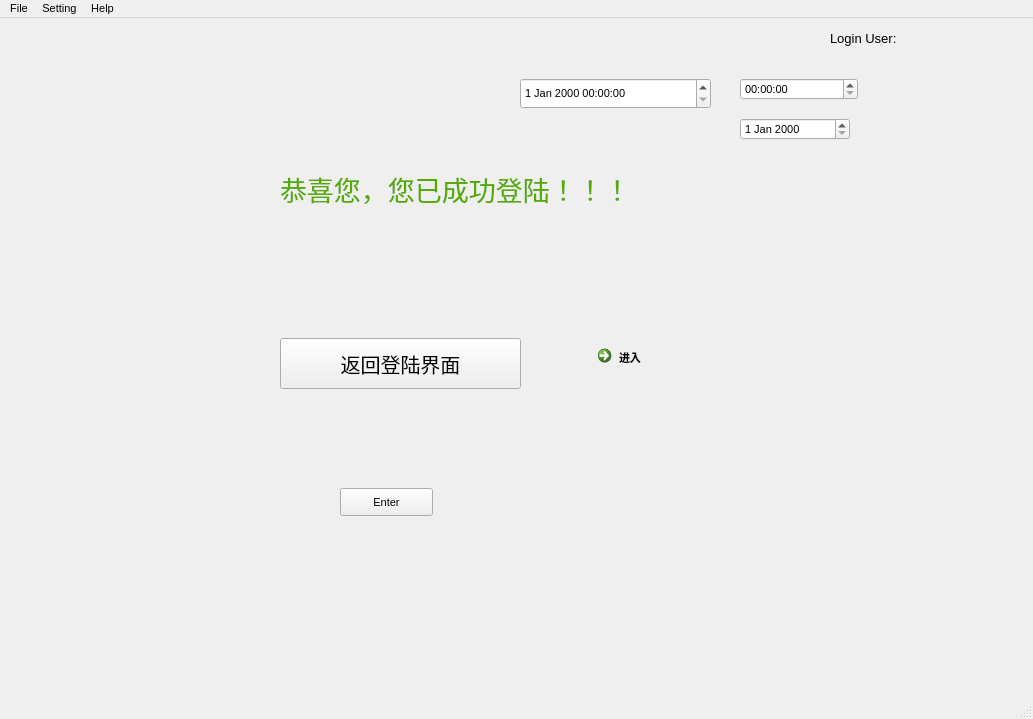
<?xml version="1.0" encoding="UTF-8"?>
<ui version="4.0">
 <class>MainWindow</class>
 <widget class="QMainWindow" name="MainWindow">
  <property name="geometry">
   <rect>
    <x>0</x>
    <y>0</y>
    <width>1033</width>
    <height>719</height>
   </rect>
  </property>
  <property name="font">
   <font>
    <pointsize>8</pointsize>
   </font>
  </property>
  <property name="windowTitle">
   <string>MainWindow</string>
  </property>
  <widget class="QWidget" name="centralwidget">
   <widget class="QLabel" name="label">
    <property name="geometry">
     <rect>
      <x>280</x>
      <y>120</y>
      <width>641</width>
      <height>101</height>
     </rect>
    </property>
    <property name="palette">
     <palette>
      <active>
       <colorrole role="WindowText">
        <brush brushstyle="SolidPattern">
         <color alpha="255">
          <red>85</red>
          <green>170</green>
          <blue>0</blue>
         </color>
        </brush>
       </colorrole>
      </active>
      <inactive>
       <colorrole role="WindowText">
        <brush brushstyle="SolidPattern">
         <color alpha="255">
          <red>85</red>
          <green>170</green>
          <blue>0</blue>
         </color>
        </brush>
       </colorrole>
      </inactive>
      <disabled>
       <colorrole role="WindowText">
        <brush brushstyle="SolidPattern">
         <color alpha="255">
          <red>120</red>
          <green>120</green>
          <blue>120</blue>
         </color>
        </brush>
       </colorrole>
      </disabled>
     </palette>
    </property>
    <property name="font">
     <font>
      <pointsize>20</pointsize>
     </font>
    </property>
    <property name="text">
     <string>恭喜您，您已成功登陆！！！</string>
    </property>
   </widget>
   <widget class="QPushButton" name="btn_goback">
    <property name="geometry">
     <rect>
      <x>280</x>
      <y>320</y>
      <width>241</width>
      <height>51</height>
     </rect>
    </property>
    <property name="font">
     <font>
      <pointsize>15</pointsize>
     </font>
    </property>
    <property name="text">
     <string>返回登陆界面</string>
    </property>
   </widget>
   <widget class="QLabel" name="display_User">
    <property name="geometry">
     <rect>
      <x>920</x>
      <y>10</y>
      <width>111</width>
      <height>21</height>
     </rect>
    </property>
    <property name="font">
     <font>
      <pointsize>10</pointsize>
     </font>
    </property>
    <property name="text">
     <string/>
    </property>
   </widget>
   <widget class="QDateTimeEdit" name="dateTimeEdit">
    <property name="geometry">
     <rect>
      <x>520</x>
      <y>60</y>
      <width>191</width>
      <height>31</height>
     </rect>
    </property>
   </widget>
   <widget class="QCommandLinkButton" name="commandLinkButton">
    <property name="geometry">
     <rect>
      <x>590</x>
      <y>320</y>
      <width>222</width>
      <height>48</height>
     </rect>
    </property>
    <property name="text">
     <string>进入</string>
    </property>
   </widget>
   <widget class="QTimeEdit" name="timeEdit">
    <property name="geometry">
     <rect>
      <x>740</x>
      <y>60</y>
      <width>118</width>
      <height>22</height>
     </rect>
    </property>
   </widget>
   <widget class="QDateEdit" name="dateEdit">
    <property name="geometry">
     <rect>
      <x>740</x>
      <y>100</y>
      <width>110</width>
      <height>22</height>
     </rect>
    </property>
   </widget>
   <widget class="QLabel" name="txt_display_datetime">
    <property name="geometry">
     <rect>
      <x>630</x>
      <y>10</y>
      <width>191</width>
      <height>21</height>
     </rect>
    </property>
    <property name="text">
     <string/>
    </property>
   </widget>
   <widget class="QLabel" name="label_2">
    <property name="geometry">
     <rect>
      <x>830</x>
      <y>10</y>
      <width>91</width>
      <height>21</height>
     </rect>
    </property>
    <property name="font">
     <font>
      <pointsize>10</pointsize>
     </font>
    </property>
    <property name="text">
     <string>Login User:</string>
    </property>
   </widget>
   <widget class="QPushButton" name="btn_enter">
    <property name="geometry">
     <rect>
      <x>340</x>
      <y>470</y>
      <width>93</width>
      <height>28</height>
     </rect>
    </property>
    <property name="text">
     <string>Enter</string>
    </property>
   </widget>
  </widget>
  <widget class="QMenuBar" name="menubar">
   <property name="geometry">
    <rect>
     <x>0</x>
     <y>0</y>
     <width>1033</width>
     <height>26</height>
    </rect>
   </property>
   <widget class="QMenu" name="menuFile">
    <property name="title">
     <string>File</string>
    </property>
    <addaction name="actionOpen"/>
    <addaction name="actionExit"/>
   </widget>
   <widget class="QMenu" name="menuSetting">
    <property name="title">
     <string>Setting</string>
    </property>
   </widget>
   <widget class="QMenu" name="menuHelp">
    <property name="title">
     <string>Help</string>
    </property>
   </widget>
   <addaction name="menuFile"/>
   <addaction name="menuSetting"/>
   <addaction name="menuHelp"/>
  </widget>
  <widget class="QStatusBar" name="statusbar"/>
  <action name="actionOpen">
   <property name="text">
    <string>Open</string>
   </property>
  </action>
  <action name="actionExit">
   <property name="text">
    <string>Exit</string>
   </property>
  </action>
 </widget>
 <resources/>
 <connections>
  <connection>
   <sender>actionExit</sender>
   <signal>triggered()</signal>
   <receiver>MainWindow</receiver>
   <slot>close()</slot>
   <hints>
    <hint type="sourcelabel">
     <x>-1</x>
     <y>-1</y>
    </hint>
    <hint type="destinationlabel">
     <x>516</x>
     <y>359</y>
    </hint>
   </hints>
  </connection>
 </connections>
</ui>
